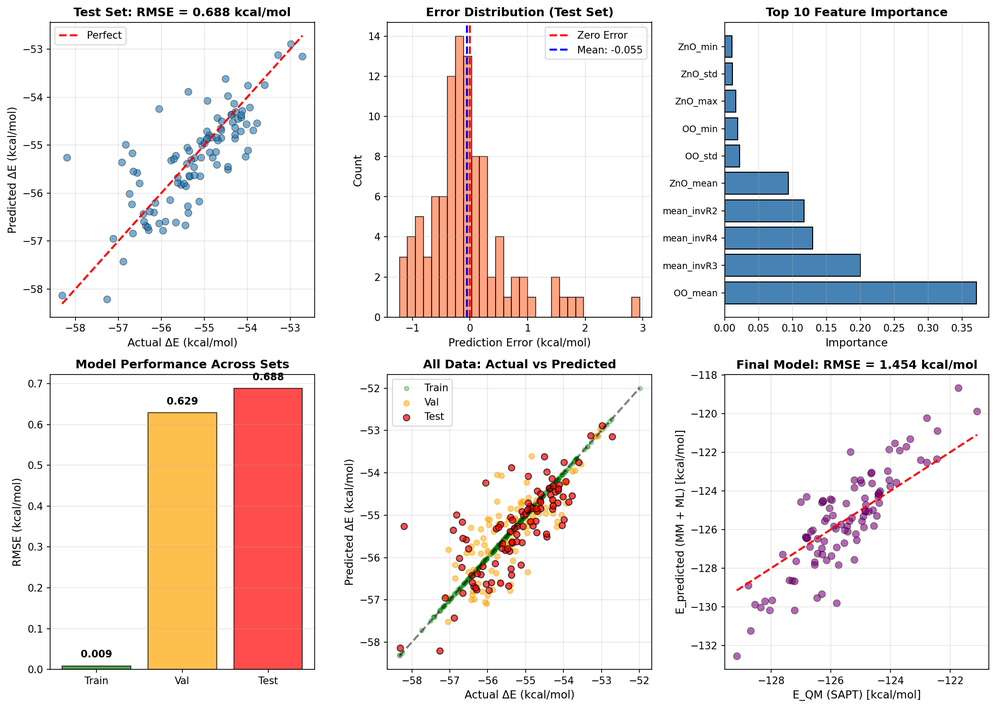
#> input picture week8_ml_training/03_analysis/model_performance.png, 996 x 708 px, shrunk from 2086 x 1484 before the run, found by its file name
$ python split_panels.py
#> lines starting #> are read from the running program, lines starting #| are printed output that depends on the picture
"""
Split the 6-panel model_performance.png into individual panel images.
Run from DISPML directory: python week8_ml_training/01_scripts/split_panels.py
"""

import matplotlib.pyplot as plt
import matplotlib.image as mpimg
from pathlib import Path

print("Splitting model_performance.png into individual panels...")

# Load the full image
img_path = Path("week8_ml_training/03_analysis/model_performance.png")
output_dir = Path("week8_ml_training/03_analysis/panels")
output_dir.mkdir(exist_ok=True)

img = mpimg.imread(img_path)
#> img is the input picture: shape (708, 996, 4) float32; mean R, G, B, A 0.943, 0.912, 0.903, 1

# Get image dimensions
height, width, _ = img.shape
#> height = 708; width = 996

# The plot is 2 rows × 3 columns
rows, cols = 2, 3

# Calculate panel dimensions (with some margin handling)
panel_height = height // rows
#> panel_height = 354
panel_width = width // cols
#> panel_width = 332

# Panel labels and descriptions
panels = {
    1: "predicted_vs_actual_test",
    2: "error_distribution",
    3: "feature_importance",
    4: "performance_across_sets",
    5: "all_data_predicted_vs_actual",
    6: "final_prediction_quality"
}

# Extract and save each panel
for panel_num, panel_name in panels.items():
    # Calculate position (1-indexed to 0-indexed)
    row = (panel_num - 1) // cols
    col = (panel_num - 1) % cols

    # Extract region
    y_start = row * panel_height
    y_end = (row + 1) * panel_height
    x_start = col * panel_width
    x_end = (col + 1) * panel_width

    panel_img = img[y_start:y_end, x_start:x_end]

    # Save individual panel
    output_file = output_dir / f"panel_{panel_num}_{panel_name}.png"

    fig, ax = plt.subplots(figsize=(8, 6))
    ax.imshow(panel_img)
    ax.axis('off')
    plt.tight_layout(pad=0)
    plt.savefig(output_file, dpi=150, bbox_inches='tight', pad_inches=0)
    plt.close()

    print(f"✓ Saved: {output_file}")
#> this loop made 6 passes
#> pass 1, `panel_img = img[y_start:y_end, x_start:x_end]`:
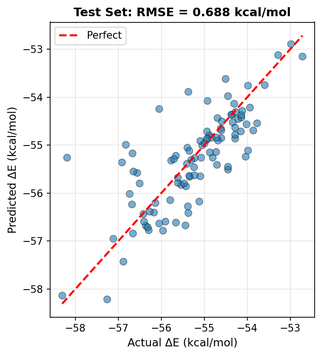
#> panel_img: shape (354, 332, 4) float32; mean R, G, B, A 0.954, 0.954, 0.958, 1
#> pass 2, `panel_img = img[y_start:y_end, x_start:x_end]`:
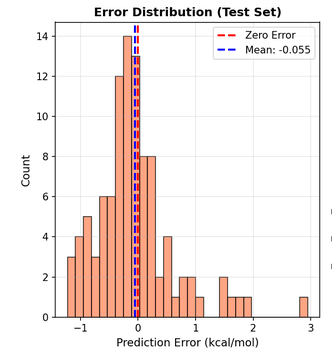
#> panel_img: shape (354, 332, 4) float32; mean R, G, B, A 0.953, 0.909, 0.898, 1
#> pass 3, `panel_img = img[y_start:y_end, x_start:x_end]`:
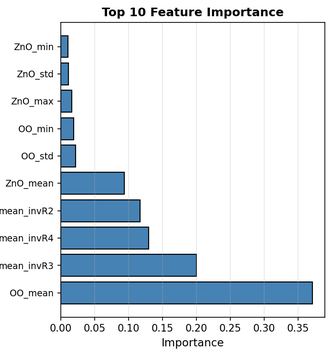
#> panel_img: shape (354, 332, 4) float32; mean R, G, B, A 0.873, 0.9, 0.923, 1

print(f"\n✓ All panels saved to: {output_dir}/")
print("\nPanel descriptions:")
print("  Panel 1: Predicted vs Actual (Test Set)")
print("  Panel 2: Error Distribution")
print("  Panel 3: Feature Importance (Top 10)")
print("  Panel 4: Performance Across Train/Val/Test")
print("  Panel 5: All Data (Train + Val + Test)")
print("  Panel 6: Final Prediction Quality (E_MM + ML vs E_QM)")

$ run again, with week8_ml_training/03_analysis/energy_analysis.png copied over week8_ml_training/03_analysis/model_performance.png
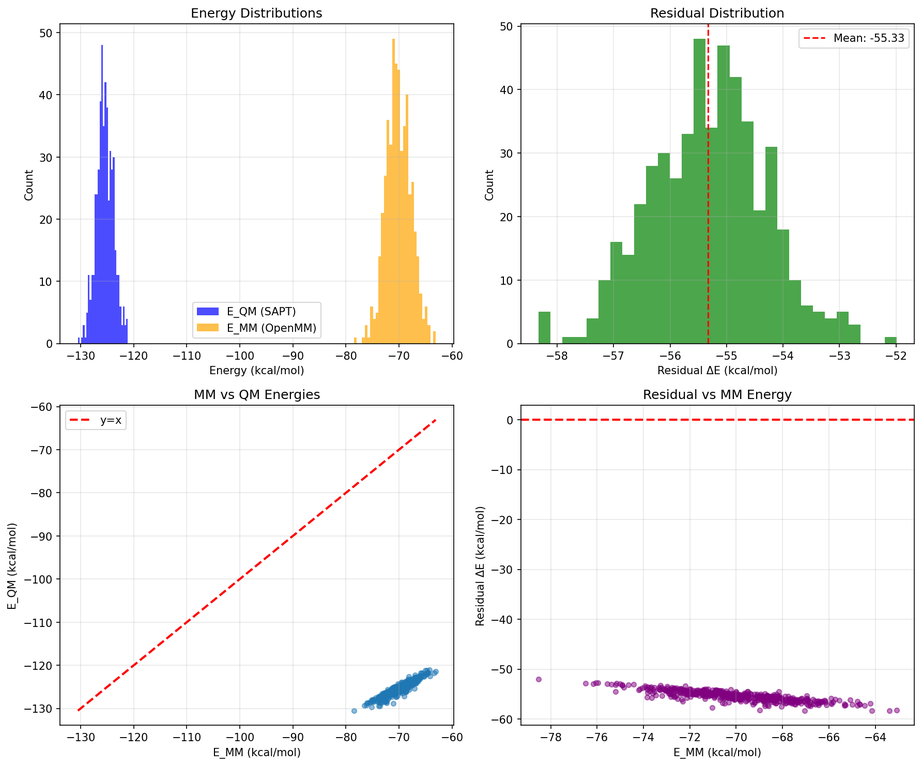
#> input picture week8_ml_training/03_analysis/energy_analysis.png, 922 x 766 px, shrunk from 1784 x 1482 before the run, found by its file name
#> img is the input picture: shape (766, 922, 4) float32; mean R, G, B, A 0.935, 0.947, 0.93, 1
#> the loop `for panel_num, panel_name in panels.items():` made 6 passes
#> pass 1, `panel_img = img[y_start:y_end, x_start:x_end]`:
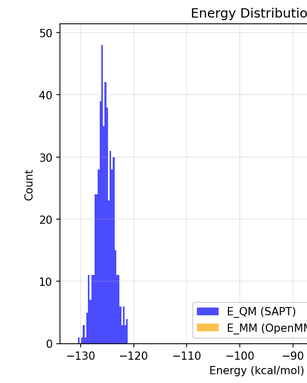
#> panel_img: shape (383, 307, 4) float32; mean R, G, B, A 0.945, 0.945, 0.976, 1
#> pass 3, `panel_img = img[y_start:y_end, x_start:x_end]`:
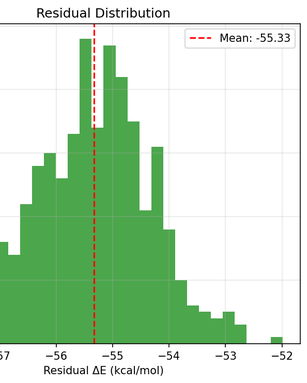
#> panel_img: shape (383, 307, 4) float32; mean R, G, B, A 0.769, 0.872, 0.765, 1
